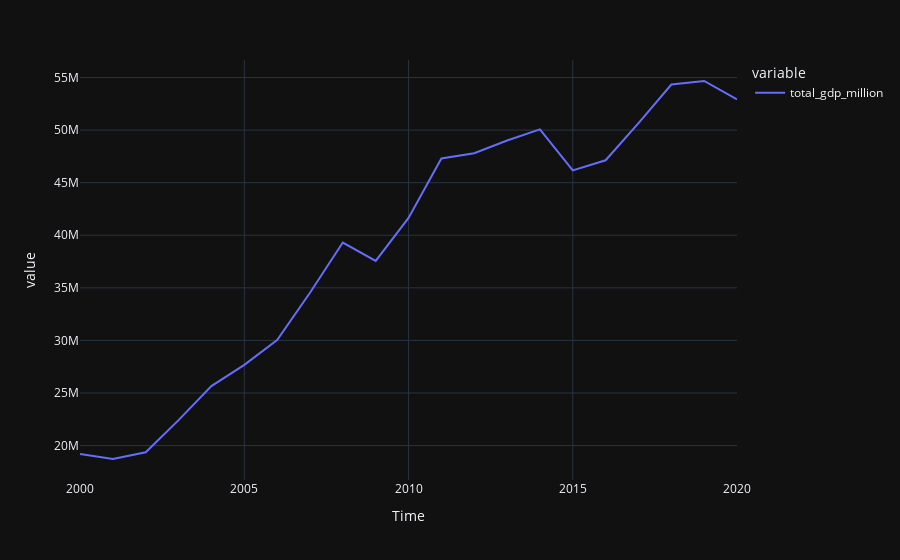

Notebook code cell kept with this figure:
### Code cell


### Figure 1 — Plotly figure (JSON) as saved in the notebook; plotly's stock layout.template omitted (floating-point values rounded to 4 significant figures)
{"data": [{"hovertemplate": "variable=total_gdp_million<br>Time=%{x}<br>value=%{y}<extra></extra>", "legendgroup": "total_gdp_million", "line": {"color": "#636efa", "dash": "solid"}, "marker": {"symbol": "circle"}, "mode": "lines", "name": "total_gdp_million", "orientation": "v", "showlegend": true, "type": "scatter", "x": ["2000-01-01T00:00:00", "2001-01-01T00:00:00", "2002-01-01T00:00:00", "2003-01-01T00:00:00", "2004-01-01T00:00:00", "2005-01-01T00:00:00", "2006-01-01T00:00:00", "2007-01-01T00:00:00", "2008-01-01T00:00:00", "2009-01-01T00:00:00", "2010-01-01T00:00:00", "2011-01-01T00:00:00", "2012-01-01T00:00:00", "2013-01-01T00:00:00", "2014-01-01T00:00:00", "2015-01-01T00:00:00", "2016-01-01T00:00:00", "2017-01-01T00:00:00", "2018-01-01T00:00:00", "2019-01-01T00:00:00", "2020-01-01T00:00:00"], "xaxis": "x", "y": [19210000.0, 18720000.0, 19360000.0, 22420000.0, 25660000.0, 27670000.0, 30030000.0, 34530000.0, 39310000.0, 37560000.0, 41650000.0, 47310000.0, 47810000.0, 49010000.0, 50070000.0, 46170000.0, 47130000.0, 50660000.0, 54330000.0, 54670000.0, 52910000.0], "yaxis": "y"}], "layout": {"legend": {"title": {"text": "variable"}, "tracegroupgap": 0}, "margin": {"t": 60}, "xaxis": {"anchor": "y", "domain": [0, 1], "title": {"text": "Time"}}, "yaxis": {"anchor": "x", "domain": [0, 1], "title": {"text": "value"}}}}
